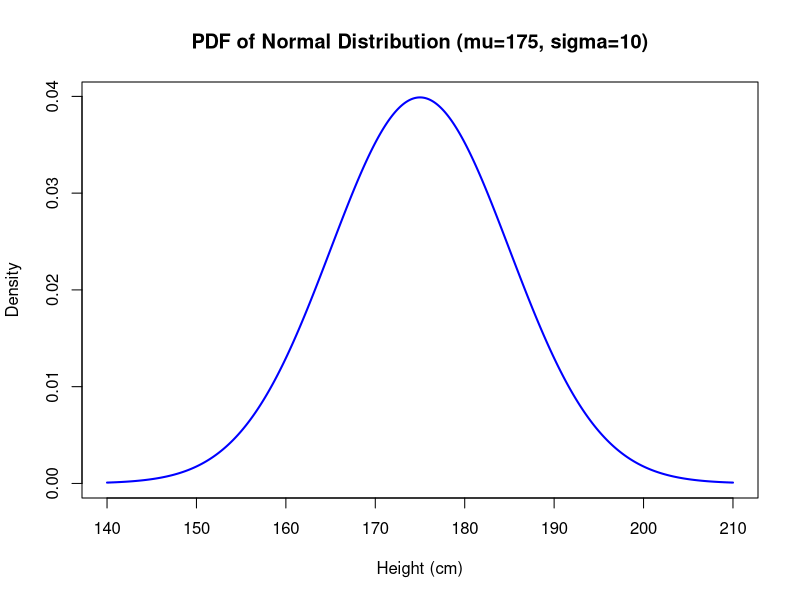
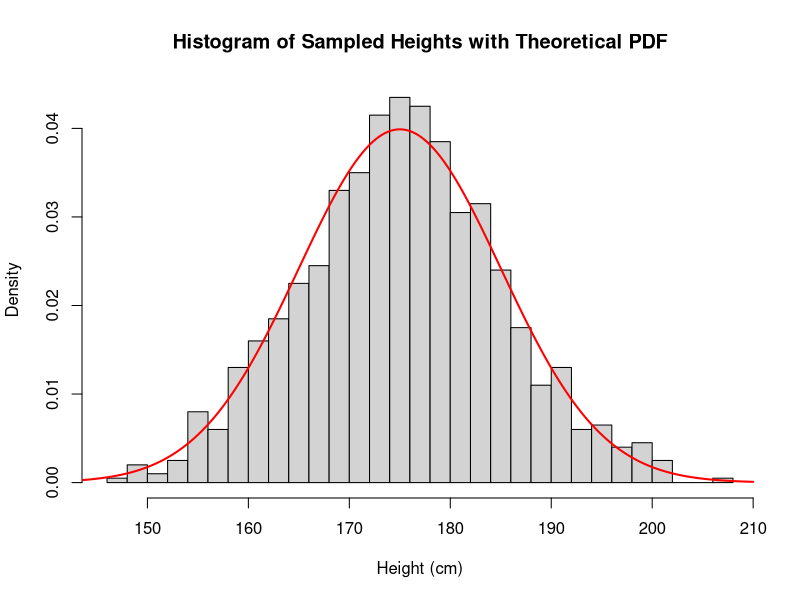

Here is the R script that generated these plots, in order:

# Load necessary package
set.seed(123)

# Parameters
mu <- 175
sigma <- 10

# 1. Plot the Probability Density Function (PDF)
x <- seq(140, 210, length=1000)
pdf_values <- dnorm(x, mean=mu, sd=sigma)
jpeg("pdf_plot.jpg")
plot(x, pdf_values, type="l", lwd=2, col="blue",
     main="PDF of Normal Distribution (mu=175, sigma=10)",
     xlab="Height (cm)", ylab="Density")
dev.off()

# 2. Calculate Probabilities
# (a) P(X < 165)
p1 <- pnorm(165, mean=mu, sd=sigma)

# (b) P(170 < X < 180)
p2 <- pnorm(180, mean=mu, sd=sigma) - pnorm(170, mean=mu, sd=sigma)

# (c) 90th percentile
q90 <- qnorm(0.90, mean=mu, sd=sigma)

# Save results to a text file
sink("output.txt")
cat("Probability that a male is shorter than 165 cm:", p1, "\n")
cat("Probability that a male is between 170 and 180 cm:", p2, "\n")
cat("Height corresponding to the 90th percentile:", q90, "\n")
sink()

# 3. Simulate Data
sample_data <- rnorm(1000, mean=mu, sd=sigma)

# Histogram with theoretical PDF
jpeg("histogram_overlay.jpg")
hist(sample_data, breaks=30, probability=TRUE, col="lightgray",
     main="Histogram of Sampled Heights with Theoretical PDF",
     xlab="Height (cm)", ylab="Density")
lines(x, pdf_values, col="red", lwd=2)
dev.off()
